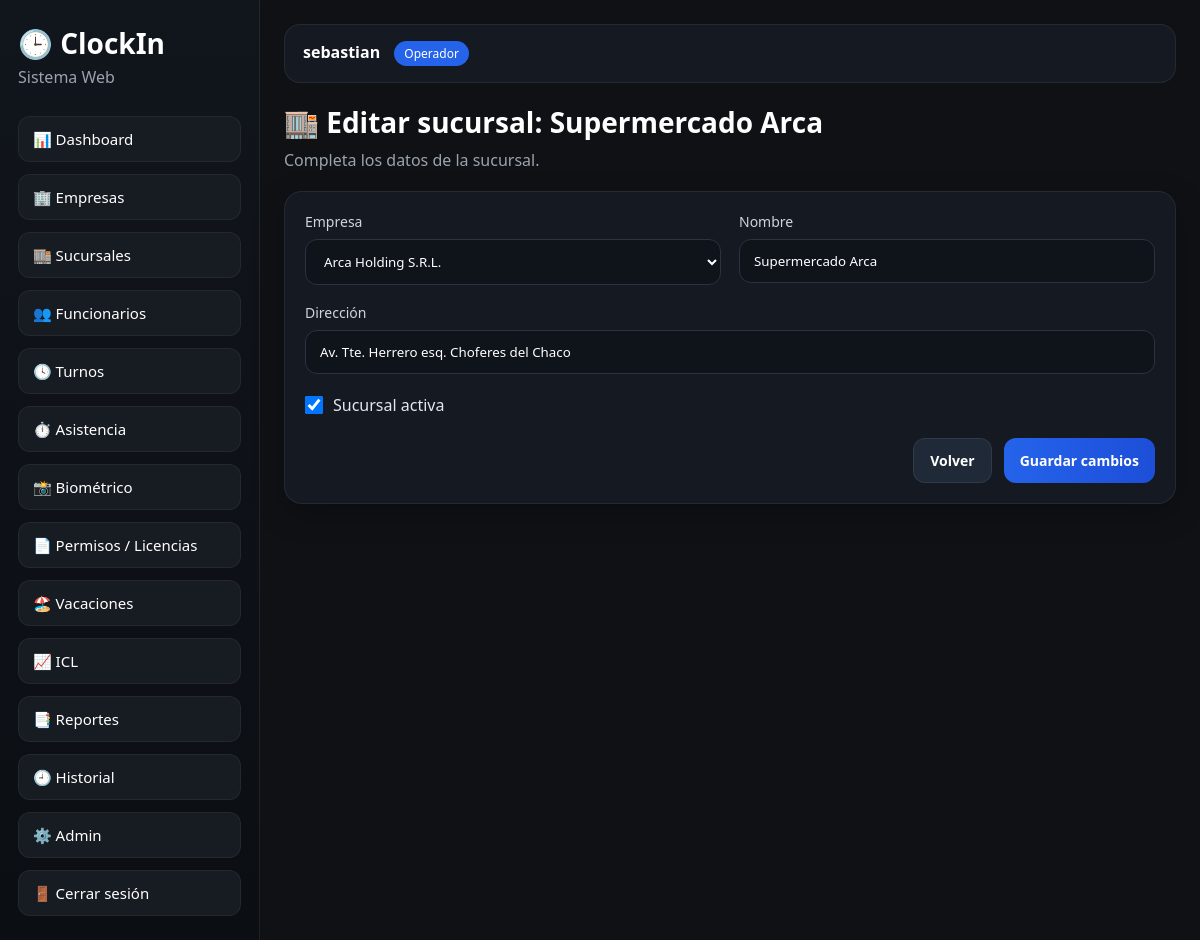
The page /sucursales/1/editar/ (signed in) on the database its author committed.
### usuarios/models.py (models this page shows, shortened)
class Usuario(AbstractUser):
    class Roles(models.TextChoices):
        ADMIN = "admin", "Administrador"
        RRHH = "rrhh", "RRHH"
        SUPERVISOR = "supervisor", "Supervisor"
        OPERADOR = "operador", "Operador"
        FUNCIONARIO = "funcionario", "Funcionario"
    rol = models.CharField(
        max_length=20,
        choices=Roles.choices,
        default=Roles.OPERADOR
    )
    telefono = models.CharField(max_length=30, blank=True, null=True)
    activo = models.BooleanField(default=True)

### core/models.py (models this page shows, shortened)
class Sucursal(models.Model):
    empresa = models.ForeignKey(
        Empresa,
        on_delete=models.CASCADE,
        related_name="sucursales"
    )
    nombre = models.CharField(max_length=150)
    direccion = models.CharField(max_length=255, blank=True, default="")
    activo = models.BooleanField(default=True)
    creado_en = models.DateTimeField(auto_now_add=True)
    actualizado_en = models.DateTimeField(auto_now=True)
    class Meta:
        ordering = ["empresa__nombre", "nombre"]
        unique_together = ("empresa", "nombre")

### core/views.py (the view)
# urls.py: path("sucursales/<int:pk>/editar/", sucursal_editar, name="sucursal_editar"),
@login_required
def sucursal_editar(request, pk):
    sucursal = get_object_or_404(Sucursal, pk=pk)
    if request.method == "POST":
        form = SucursalForm(request.POST, instance=sucursal)
        if form.is_valid():
            form.save()
            registrar_historial(
                request,
                "Sucursales",
                "Editar",
                f"Se editó la sucursal {sucursal.nombre} de {sucursal.empresa.nombre}."
            )
            messages.success(request, "Sucursal actualizada correctamente.")
            return redirect("sucursales_lista")
    else:
        form = SucursalForm(instance=sucursal)
    return render(request, "core/sucursal_form.html", {
        "form": form,
        "titulo_form": f"Editar sucursal: {sucursal.nombre}",
        "boton_texto": "Guardar cambios",
        "sucursal": sucursal,
    })

### core/forms.py
class SucursalForm(forms.ModelForm):
    class Meta:
        model = Sucursal
        fields = ["empresa", "nombre", "direccion", "activo"]
        widgets = {
            "empresa": forms.Select(attrs={"class": "form-control"}),
            "nombre": forms.TextInput(attrs={"class": "form-control"}),
            "direccion": forms.TextInput(attrs={"class": "form-control"}),
            "activo": forms.CheckboxInput(attrs={"class": "form-check-input"}),
        }
    def __init__(self, *args, **kwargs):
        super().__init__(*args, **kwargs)
        self.fields["empresa"].queryset = Empresa.objects.filter(activo=True).order_by("nombre")
        self.fields["empresa"].empty_label = "Seleccionar empresa"

### core/models.py (called while the page is built)
    def __str__(self):
        return self.nombre

### templates/core/sucursal_form.html (shortened to what this page needs)
{% extends "base.html" %}
{% block content %}
<div class="page-header">
    <h2>🏬 {{ titulo_form }}</h2>
    <p>Completa los datos de la sucursal.</p>
</div>
<div class="card form-card">
    <form method="post">
        <div class="form-grid">
            <div class="form-field">
                <label for="{{ form.empresa.id_for_label }}">Empresa</label>
                {{ form.empresa }}
            </div>
            <div class="form-field">
                <label for="{{ form.nombre.id_for_label }}">Nombre</label>
                {{ form.nombre }}
            </div>
            <div class="form-field" style="grid-column: span 2;">
                <label for="{{ form.direccion.id_for_label }}">Dirección</label>
                {{ form.direccion }}
            </div>
        </div>
        <div class="checks-row">
            <label class="check-item">
                {{ form.activo }} <span>Sucursal activa</span>
            </label>
        </div>
        <div class="form-actions">
            <a href="{% url 'sucursales_lista' %}" class="btn-secondary">Volver</a>
            <button type="submit" class="btn-primary btn-link">{{ boton_texto }}</button>
        </div>
    </form>
</div>
{% endblock %}

### templates/base.html (shortened to what this page needs)
<!DOCTYPE html>
<html lang="es">
<head>
    <link rel="stylesheet" href="/static/css/styles.css">
</head>
<body>
<div class="layout">
    <aside class="sidebar" id="sidebar">
        <div class="brand">
            <h1>🕒 ClockIn</h1>
            <p>Sistema Web</p>
        </div>
        {% if request.user.is_authenticated %}
        <nav class="menu">
            <a href="{% url 'dashboard' %}">📊 Dashboard</a>
            <a href="{% url 'empresas_lista' %}">🏢 Empresas</a>
            <a href="{% url 'sucursales_lista' %}">🏬 Sucursales</a>
            <a href="{% url 'funcionarios_lista' %}">👥 Funcionarios</a>
            <a href="{% url 'turnos_lista' %}">🕓 Turnos</a>
            <a href="{% url 'asistencia_marcar' %}">⏱️ Asistencia</a>
            <a href="{% url 'biometrico_inicio' %}">📸 Biométrico</a>
            <a href="{% url 'permisos_lista' %}">📄 Permisos / Licencias</a>
            <a href="{% url 'vacaciones_lista' %}">🏖️ Vacaciones</a>
            <a href="{% url 'icl_lista' %}">📈 ICL</a>
            <a href="{% url 'reportes' %}">📑 Reportes</a>
            <a href="{% url 'historial_lista' %}">🕘 Historial</a>
            <a href="/admin/">⚙️ Admin</a>
            <form method="post" action="{% url 'logout' %}">
                <button type="submit" class="logout-btn">🚪 Cerrar sesión</button>
            </form>
        </nav>
        {% endif %}
    </aside>
    <main class="content">
        <header class="topbar">
            {% if request.user.is_authenticated %}
                <div>
                    <strong>{{ request.user.get_full_name|default:request.user.username }}</strong>
                    <span class="role-badge">{{ request.user.get_rol_display }}</span>
                </div>
            {% endif %}
        </header>
        <section class="page">
            {% block content %}{% endblock %}
        </section>
    </main>
</div>
</body>
</html>

### static/css/styles.css (style rules this page uses)
* { box-sizing: border-box; margin: 0; padding: 0; font-family: "Segoe UI", Arial, sans-serif; }
body { background: #0f1115; color: #ffffff; }
.layout { display: flex; min-height: 100vh; }
.sidebar { width: 260px; background: linear-gradient(180deg, #11151c 0%, #0b0e13 100%); border-right: 1px solid rgba(255,255,255,0.08); padding: 24px 18px; }
.brand h1 { font-size: 28px; margin-bottom: 4px; }
.brand p { color: #9ca3af; margin-bottom: 28px; }
.menu { display: flex; flex-direction: column; gap: 12px; }
.menu a, .logout-btn { text-decoration: none; color: #ffffff; background: #171b22; padding: 12px 14px; border-radius: 12px; border: 1px solid rgba(255,255,255,0.06); transition: 0.2s ease; display: block; width: 100%; text-align: left; cursor: pointer; font-size: 15px; }
.content { flex: 1; padding: 24px; }
.topbar { background: #141922; border: 1px solid rgba(255,255,255,0.07); border-radius: 16px; padding: 16px 18px; margin-bottom: 20px; display: flex; justify-content: space-between; align-items: center; }
.role-badge { display: inline-block; margin-left: 10px; background: #2563eb; color: white; padding: 4px 10px; border-radius: 999px; font-size: 12px; }
.page-header { margin-bottom: 20px; }
.page-header h2 { font-size: 28px; margin-bottom: 8px; }
.page-header p { color: #9ca3af; }
.card { background: #141922; border: 1px solid rgba(255,255,255,0.07); border-radius: 18px; padding: 20px; box-shadow: 0 10px 30px rgba(0,0,0,0.25); }
.form-group label, .form-field label { display: block; margin-bottom: 8px; font-size: 14px; color: #d1d5db; }
.form-group input, .form-control, .form-field input, .form-field select, .form-field textarea { width: 100%; padding: 12px 14px; border-radius: 12px; border: 1px solid #2b3240; background: #0f131a; color: white; outline: none; }
.btn-primary, .btn-secondary, .btn-table, .btn-link { display: inline-block; padding: 12px 16px; border: none; border-radius: 12px; text-decoration: none; cursor: pointer; font-size: 14px; font-weight: 600; }
.btn-primary, .btn-link { background: linear-gradient(90deg, #2563eb, #1d4ed8); color: white; }
.btn-secondary { background: #1f2937; color: white; border: 1px solid rgba(255,255,255,0.08); }
.form-card { max-width: 1100px; }
.form-grid { display: grid; grid-template-columns: repeat(2, minmax(240px, 1fr)); gap: 18px; }
.checks-row { display: flex; gap: 24px; margin-top: 20px; margin-bottom: 22px; flex-wrap: wrap; }
.check-item { display: flex; align-items: center; gap: 10px; color: #e5e7eb; }
.form-check-input { width: 18px; height: 18px; }
.form-actions { display: flex; gap: 12px; justify-content: flex-end; margin-top: 10px; flex-wrap: wrap; }
.sidebar { transition: all 0.3s ease; }

### rows shown on the page
Usuario: user.get_full_name "sebastian", user.rol "Operador"
Sucursal: empresa "Arca Holding S.R.L.", nombre "Supermercado Arca", direccion "Av. Tte. Herrero esq. Choferes del Chaco", activo "☑"

### other values the page prints
{{ titulo_form }} "Editar sucursal: Supermercado Arca"
{{ boton_texto }} "Guardar cambios"
